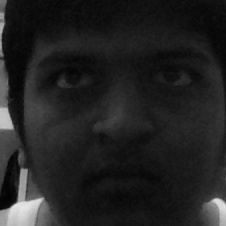
#> input picture temp.jpg, 226 x 226 px
$ python test.py
#> lines starting #> are read from the running program, lines starting #| are printed output that depends on the picture
### scaling.py
import numpy as np


def resize(test_image, dimensions):
    if len(test_image.shape) == 3:
        test_image = test_image[:, :, 0]
    if test_image.shape[0] < dimensions[0]:
        test_image = _expand(test_image, (dimensions[0], test_image.shape[1]))
    elif test_image.shape[0] > dimensions[0]:
        test_image = _compress(test_image, (dimensions[0], test_image.shape[1]))
    if test_image.shape[1] < dimensions[1]:
        test_image = _expand(test_image.transpose(), (dimensions[1], dimensions[0]))
    elif test_image.shape[1] > dimensions[1]:
        test_image = _compress(test_image.transpose(), (dimensions[1], dimensions[0]))
    return test_image.transpose()


# [39 lines left out: function _expand, not called in this run]


def _compress(test_image, dimensions):

    # Purpose of this function is to compress a numpy array to a desired height
    # Note:
    # - Function only works to compress height dimension enter transpose image and then
    #   transpose the answer to compress width
    # - The function only works if the desired height is smaller than the actual height

    (height, width) = dimensions
    actual_height, actual_width = test_image.shape[:2]
    if actual_height * actual_width < height * width:
        return np.zeros([1, 1])
    factor = height / (actual_height - height)
    counter = 0

    j = 1
    i = 1
    final_image = test_image[0, :]
    while i < height:
        if j < actual_height:
            if counter <= factor:
                final_image = np.vstack([final_image, test_image[j, :]])
                i += 1
                counter += 1
            else:
                counter -= factor
            j += 1
        else:
            filling = np.zeros([1, actual_width])
            tempbot = (height-i-1)//2
            temptop = height-tempbot-i
            for i in range(temptop):
                final_image = np.vstack([filling, final_image])
            for i in range(tempbot):
                final_image = np.vstack([final_image, filling])
            i = height
    return final_image

### PCA.py
import numpy as np


class PCA:
    image_matrix = None
    initial = False

    def add(self, image):
        line_image = image.ravel()
        if self.image_matrix is None:
            self.image_matrix = np.zeros([2, line_image.shape[0]])
            np.vstack((self.image_matrix, line_image))
            self.initial = True
        else:
            np.vstack((self.image_matrix, line_image))
            if self.initial:
                self.image_matrix = np.vsplit(self.image_matrix, 2)
                self.initial = False

    def print(self):
        print(self.image_matrix)

### test.py
import matplotlib.image as matimage
import matplotlib.pyplot as plt
from scaling import resize
from PCA import PCA

image = matimage.imread("temp.jpg")
#> image is the input picture: shape (226, 226); min 1, max 232, mean 34
# plt.imshow(image)
# plt.show()
finalim = resize(image, (50, 50))
#> in _compress, `final_image = test_image[0, :]`: final_image = 226 values, max 113 at index 0, min 7 at index 60, mean 17.76
#> after the loop in _compress, `while i < height:`:
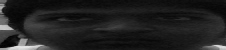
#> final_image: shape (50, 226); min 2, max 229, mean 32.8
#> after the loop in _compress, `while i < height:`: counter = 1.27; j = 218
#> call 2 of _compress, with dimensions = (50, 50)
#> in _compress (call 2), `final_image = test_image[0, :]`: final_image = 50 values, max 196 at index 25, min 8 at index 45, mean 106.2
#> after the loop in _compress (call 2), `while i < height:`:
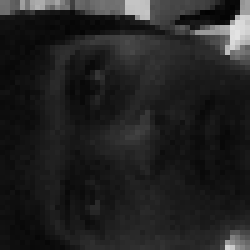
#> final_image: shape (50, 50) (shown 5 times larger); min 2, max 227, mean 34.2
#> after the loop in _compress (call 2), `while i < height:`: counter = 1.27; j = 218
#> in resize, `return test_image.transpose()`:
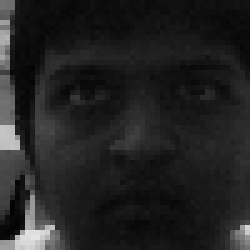
#> returned value: shape (50, 50) (shown 5 times larger); min 2, max 227, mean 34.2
pca = PCA()
pca.add(finalim)
#> in add, `line_image = image.ravel()`: line_image = 2500 values, max 227 at index 2356, min 2 at index 2052, mean 34.22
pca.add(finalim)
#> (the run stopped early here; a loop or call above may not have finished)
